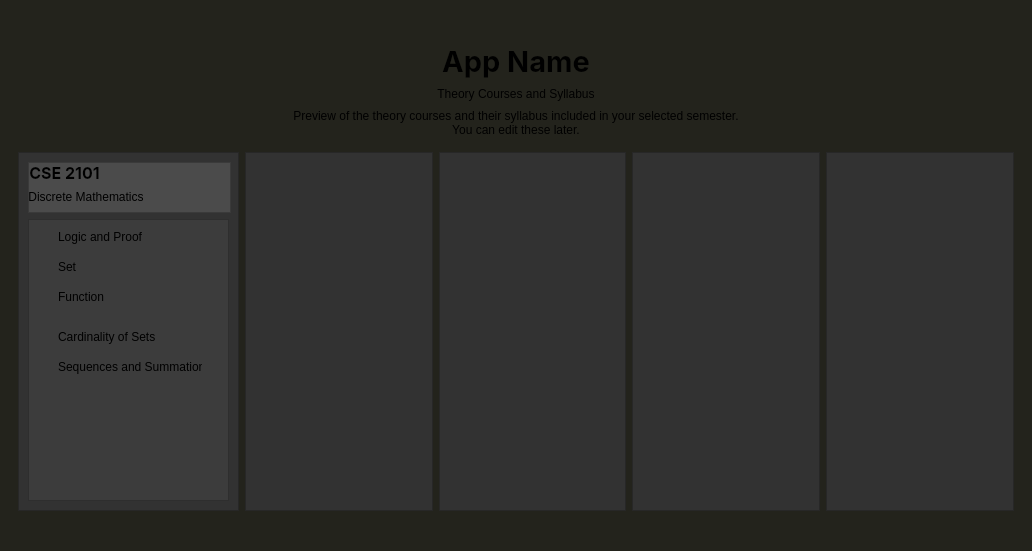
<?xml version="1.0" encoding="UTF-8"?>
<ui version="4.0">
 <class>SyllabusPreview</class>
 <widget class="QMainWindow" name="SyllabusPreview">
  <property name="geometry">
   <rect>
    <x>0</x>
    <y>0</y>
    <width>1032</width>
    <height>551</height>
   </rect>
  </property>
  <property name="windowTitle">
   <string>MainWindow</string>
  </property>
  <property name="styleSheet">
   <string notr="true">background-color: rgb(35, 35, 28);</string>
  </property>
  <widget class="QWidget" name="centralwidget">
   <layout class="QVBoxLayout" name="verticalLayout_2">
    <item>
     <widget class="QLabel" name="myLabel">
      <property name="sizePolicy">
       <sizepolicy hsizetype="Preferred" vsizetype="Preferred">
        <horstretch>0</horstretch>
        <verstretch>4</verstretch>
       </sizepolicy>
      </property>
      <property name="font">
       <font>
        <family>Inter</family>
        <pointsize>22</pointsize>
        <bold>true</bold>
       </font>
      </property>
      <property name="text">
       <string>App Name</string>
      </property>
      <property name="alignment">
       <set>Qt::AlignmentFlag::AlignBottom|Qt::AlignmentFlag::AlignHCenter</set>
      </property>
     </widget>
    </item>
    <item>
     <widget class="QLabel" name="label">
      <property name="sizePolicy">
       <sizepolicy hsizetype="Preferred" vsizetype="Preferred">
        <horstretch>0</horstretch>
        <verstretch>1</verstretch>
       </sizepolicy>
      </property>
      <property name="text">
       <string>Theory Courses and Syllabus</string>
      </property>
      <property name="alignment">
       <set>Qt::AlignmentFlag::AlignCenter</set>
      </property>
     </widget>
    </item>
    <item>
     <widget class="QLabel" name="label_2">
      <property name="sizePolicy">
       <sizepolicy hsizetype="Preferred" vsizetype="Preferred">
        <horstretch>0</horstretch>
        <verstretch>1</verstretch>
       </sizepolicy>
      </property>
      <property name="text">
       <string>Preview of the theory courses and their syllabus included in your selected semester.
You can edit these later.</string>
      </property>
      <property name="alignment">
       <set>Qt::AlignmentFlag::AlignCenter</set>
      </property>
     </widget>
    </item>
    <item>
     <widget class="QFrame" name="gridFrame">
      <property name="sizePolicy">
       <sizepolicy hsizetype="Preferred" vsizetype="Preferred">
        <horstretch>0</horstretch>
        <verstretch>14</verstretch>
       </sizepolicy>
      </property>
      <layout class="QGridLayout" name="gridLayout">
       <item row="1" column="6">
        <widget class="QFrame" name="frame_5">
         <property name="sizePolicy">
          <sizepolicy hsizetype="Fixed" vsizetype="Fixed">
           <horstretch>0</horstretch>
           <verstretch>0</verstretch>
          </sizepolicy>
         </property>
         <property name="minimumSize">
          <size>
           <width>188</width>
           <height>359</height>
          </size>
         </property>
         <property name="styleSheet">
          <string notr="true">background-color: rgb(50, 50, 50);</string>
         </property>
         <property name="frameShape">
          <enum>QFrame::Shape::StyledPanel</enum>
         </property>
         <property name="frameShadow">
          <enum>QFrame::Shadow::Raised</enum>
         </property>
        </widget>
       </item>
       <item row="1" column="2">
        <widget class="QFrame" name="frame_2">
         <property name="sizePolicy">
          <sizepolicy hsizetype="Fixed" vsizetype="Fixed">
           <horstretch>0</horstretch>
           <verstretch>0</verstretch>
          </sizepolicy>
         </property>
         <property name="minimumSize">
          <size>
           <width>188</width>
           <height>359</height>
          </size>
         </property>
         <property name="styleSheet">
          <string notr="true">background-color: rgb(50, 50, 50);</string>
         </property>
         <property name="frameShape">
          <enum>QFrame::Shape::StyledPanel</enum>
         </property>
         <property name="frameShadow">
          <enum>QFrame::Shadow::Raised</enum>
         </property>
        </widget>
       </item>
       <item row="1" column="5">
        <widget class="QFrame" name="frame_4">
         <property name="sizePolicy">
          <sizepolicy hsizetype="Fixed" vsizetype="Fixed">
           <horstretch>0</horstretch>
           <verstretch>0</verstretch>
          </sizepolicy>
         </property>
         <property name="minimumSize">
          <size>
           <width>188</width>
           <height>359</height>
          </size>
         </property>
         <property name="styleSheet">
          <string notr="true">background-color: rgb(50, 50, 50);</string>
         </property>
         <property name="frameShape">
          <enum>QFrame::Shape::StyledPanel</enum>
         </property>
         <property name="frameShadow">
          <enum>QFrame::Shadow::Raised</enum>
         </property>
        </widget>
       </item>
       <item row="1" column="4">
        <widget class="QFrame" name="frame_3">
         <property name="sizePolicy">
          <sizepolicy hsizetype="Fixed" vsizetype="Fixed">
           <horstretch>0</horstretch>
           <verstretch>0</verstretch>
          </sizepolicy>
         </property>
         <property name="minimumSize">
          <size>
           <width>187</width>
           <height>359</height>
          </size>
         </property>
         <property name="styleSheet">
          <string notr="true">background-color: rgb(50, 50, 50);</string>
         </property>
         <property name="frameShape">
          <enum>QFrame::Shape::StyledPanel</enum>
         </property>
         <property name="frameShadow">
          <enum>QFrame::Shadow::Raised</enum>
         </property>
        </widget>
       </item>
       <item row="1" column="1">
        <widget class="QFrame" name="CSE2101">
         <property name="sizePolicy">
          <sizepolicy hsizetype="Fixed" vsizetype="Fixed">
           <horstretch>0</horstretch>
           <verstretch>0</verstretch>
          </sizepolicy>
         </property>
         <property name="minimumSize">
          <size>
           <width>188</width>
           <height>359</height>
          </size>
         </property>
         <property name="styleSheet">
          <string notr="true">background-color: rgb(50, 50, 50);</string>
         </property>
         <property name="frameShape">
          <enum>QFrame::Shape::StyledPanel</enum>
         </property>
         <property name="frameShadow">
          <enum>QFrame::Shadow::Raised</enum>
         </property>
         <layout class="QVBoxLayout" name="verticalLayout">
          <item>
           <widget class="QFrame" name="header">
            <property name="minimumSize">
             <size>
              <width>203</width>
              <height>51</height>
             </size>
            </property>
            <property name="maximumSize">
             <size>
              <width>203</width>
              <height>51</height>
             </size>
            </property>
            <property name="styleSheet">
             <string notr="true">background-color: rgb(75, 75, 75)</string>
            </property>
            <property name="frameShape">
             <enum>QFrame::Shape::StyledPanel</enum>
            </property>
            <property name="frameShadow">
             <enum>QFrame::Shadow::Raised</enum>
            </property>
            <widget class="QLabel" name="label_4">
             <property name="geometry">
              <rect>
               <x>1</x>
               <y>1</y>
               <width>71</width>
               <height>20</height>
              </rect>
             </property>
             <property name="font">
              <font>
               <family>Inter</family>
               <pointsize>12</pointsize>
               <bold>true</bold>
              </font>
             </property>
             <property name="text">
              <string>CSE 2101</string>
             </property>
             <property name="alignment">
              <set>Qt::AlignmentFlag::AlignCenter</set>
             </property>
            </widget>
            <widget class="QLabel" name="label_5">
             <property name="geometry">
              <rect>
               <x>1</x>
               <y>27</y>
               <width>114</width>
               <height>16</height>
              </rect>
             </property>
             <property name="text">
              <string>Discrete Mathematics</string>
             </property>
             <property name="alignment">
              <set>Qt::AlignmentFlag::AlignCenter</set>
             </property>
            </widget>
           </widget>
          </item>
          <item>
           <widget class="QFrame" name="frame">
            <property name="enabled">
             <bool>true</bool>
            </property>
            <property name="sizePolicy">
             <sizepolicy hsizetype="MinimumExpanding" vsizetype="MinimumExpanding">
              <horstretch>0</horstretch>
              <verstretch>1</verstretch>
             </sizepolicy>
            </property>
            <property name="styleSheet">
             <string notr="true">background-color: rgb(60, 60, 60)</string>
            </property>
            <property name="frameShape">
             <enum>QFrame::Shape::StyledPanel</enum>
            </property>
            <property name="frameShadow">
             <enum>QFrame::Shadow::Raised</enum>
            </property>
            <widget class="QLabel" name="label_3">
             <property name="geometry">
              <rect>
               <x>30</x>
               <y>10</y>
               <width>161</width>
               <height>16</height>
              </rect>
             </property>
             <property name="text">
              <string>Logic and Proof</string>
             </property>
            </widget>
            <widget class="QLabel" name="label_6">
             <property name="geometry">
              <rect>
               <x>30</x>
               <y>40</y>
               <width>49</width>
               <height>16</height>
              </rect>
             </property>
             <property name="text">
              <string>Set</string>
             </property>
            </widget>
            <widget class="QLabel" name="label_7">
             <property name="geometry">
              <rect>
               <x>30</x>
               <y>70</y>
               <width>81</width>
               <height>16</height>
              </rect>
             </property>
             <property name="text">
              <string>Function</string>
             </property>
            </widget>
            <widget class="QLabel" name="label_8">
             <property name="geometry">
              <rect>
               <x>30</x>
               <y>110</y>
               <width>111</width>
               <height>16</height>
              </rect>
             </property>
             <property name="text">
              <string>Cardinality of Sets</string>
             </property>
            </widget>
            <widget class="QLabel" name="label_9">
             <property name="geometry">
              <rect>
               <x>30</x>
               <y>140</y>
               <width>144</width>
               <height>16</height>
              </rect>
             </property>
             <property name="text">
              <string>Sequences and Summation</string>
             </property>
            </widget>
           </widget>
          </item>
         </layout>
        </widget>
       </item>
      </layout>
     </widget>
    </item>
   </layout>
  </widget>
  <widget class="QMenuBar" name="menubar">
   <property name="geometry">
    <rect>
     <x>0</x>
     <y>0</y>
     <width>1032</width>
     <height>33</height>
    </rect>
   </property>
  </widget>
  <widget class="QStatusBar" name="statusbar"/>
 </widget>
 <resources/>
 <connections/>
</ui>
